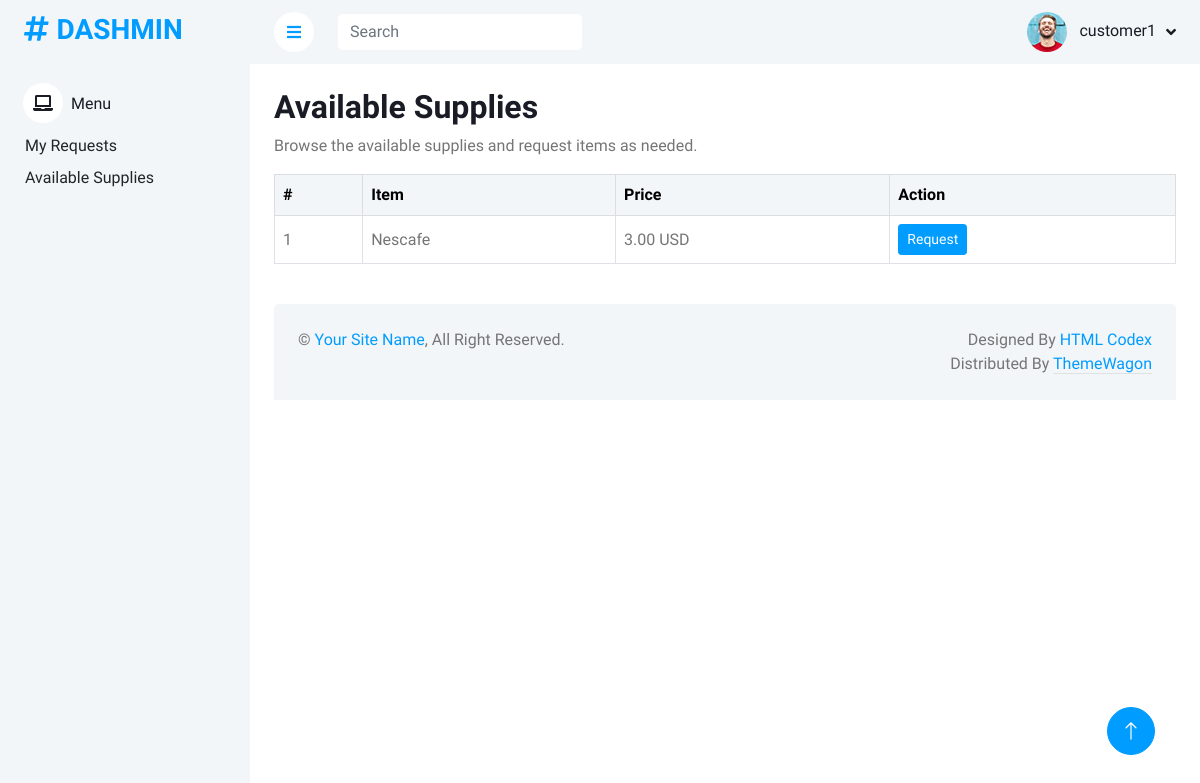
The app's page /customer/supplies/ (signed in), older data.
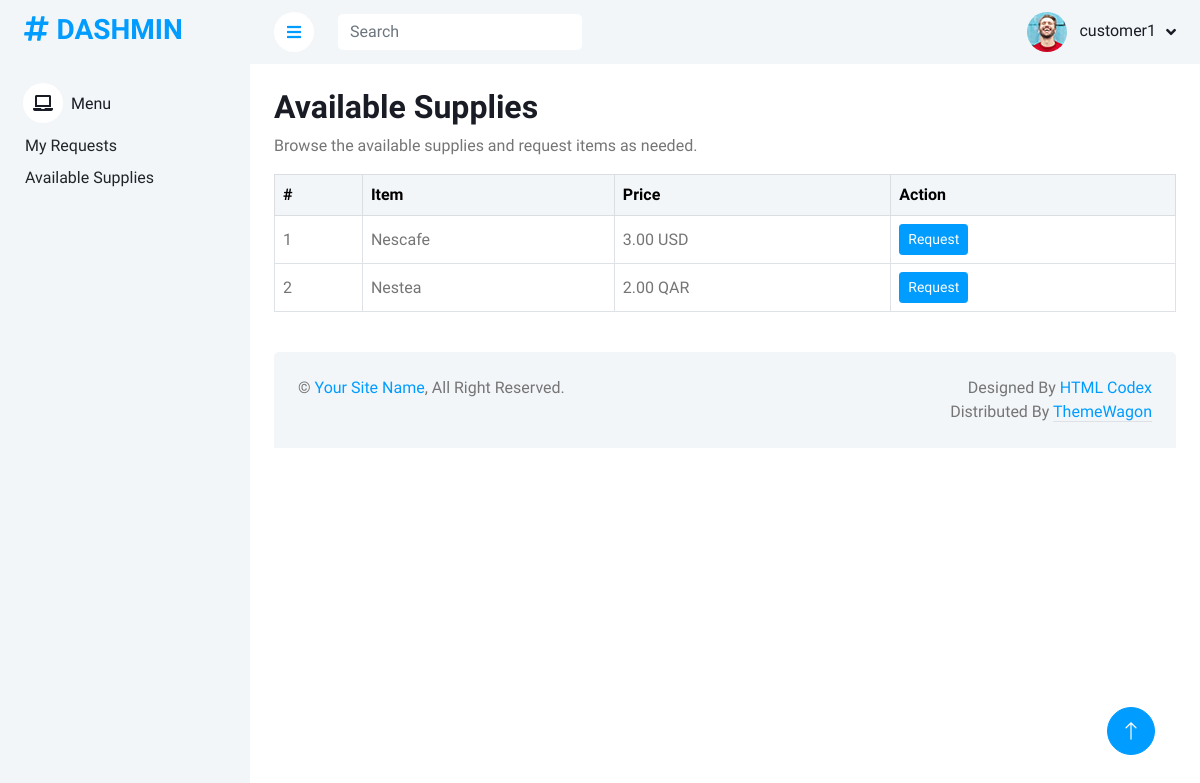
The same page, newer data.
### supply/models.py (models this page shows, shortened)
class SupplyItem(models.Model):
    STATUS_CHOICES = [
        ('active', 'Active'),
        ('inactive', 'Inactive'),
        ('archived', 'Archived'),
    ]
    AVAILABILITY_CHOICES = [
        ('Available', 'Available'),
        ('Low Stock', 'Low in Supply'),
        ('Out of Stock', 'Out of Supply')
    ]
    item_id = models.AutoField(primary_key=True)
    item_name = models.CharField(max_length=200)
    item_code = models.CharField(max_length=100, unique=True)
    category = models.ForeignKey(Category, on_delete=models.SET_NULL, null=True, blank=True)  # Updated field
    description = models.TextField(blank=True)
    quantity_in_stock = models.IntegerField(default=0)
    reorder_level = models.IntegerField(default=0)
    unit_of_measure = models.CharField(max_length=50)
    location = models.CharField(max_length=100, blank=True)
    unit_price = models.DecimalField(max_digits=10, decimal_places=2)
    currency = models.CharField(max_length=10, default='USD')
    supplier = models.ForeignKey(Supplier, on_delete=models.SET_NULL, null=True, blank=True)
    last_purchase_date = models.DateField(null=True, blank=True)
    last_supplier_price = models.DecimalField(max_digits=10, decimal_places=2, null=True, blank=True)
    preferred_supplier = models.BooleanField(default=False)
    added_by = models.ForeignKey(
        settings.AUTH_USER_MODEL, # Use settings
        on_delete=models.SET_NULL,
        null=True,
        blank=True,
        related_name='added_supply_items' # Add related_name
    )
    date_added = models.DateTimeField(auto_now_add=True)
    last_updated = models.DateTimeField(auto_now=True)
    added_by = models.ForeignKey('User', on_delete=models.SET_NULL, null=True, blank=True)
    status = models.CharField(max_length=10, choices=STATUS_CHOICES, default='active')
    availability = models.CharField(choices=AVAILABILITY_CHOICES, default='Available')
    barcode = models.CharField(max_length=100, blank=True)
    image = models.ImageField(upload_to='supply_images/', blank=True, null=True)
    expiration_date = models.DateField(null=True, blank=True)
    tags = models.CharField(max_length=200, blank=True)

### customer/views.py (the view)
# urls.py: path('supplies/', views.AvailableSupplyListView.as_view(), name='available_supplies'),
class AvailableSupplyListView(CustomerAccessMixin, ListView ):
    model = SupplyItem
    template_name = 'customer/available_supply_list.html' # Moved template
    context_object_name = 'available_supplies'
    paginate_by = 20 # Optional pagination
    def get_queryset(self):
        return SupplyItem.objects.filter(status='active', quantity_in_stock__gt=0).order_by('item_name')

### supply/views.py (called while the page is built)
def is_customer(user):
    return user.is_authenticated and user.groups.filter(name='Customer').exists()

    def test_func(self):
        return is_customer(self.request.user)

### customer/templates/customer/available_supply_list.html (shortened to what this page needs)
{% extends "customer/base/base.html" %}
{% block content %}
<div class="container-fluid pt-4 px-4">
    <div class="row">
        <div class="col-12">
            <h2>Available Supplies</h2>
            <p>Browse the available supplies and request items as needed.</p>
        </div>
    </div>
    <div class="row">
        <div class="col-12">
            <div class="table-responsive">
                <table class="table table-bordered table-hover align-middle">
                    <thead class="table-light">
                        <tr>
                            <th>#</th>
                            <th>Item</th>
                            <th>Price</th>
                            <th>Action</th>
                        </tr>
                    </thead>
                    <tbody>
                        {% for supply in available_supplies %}
                        <tr>
                            <td>{{ forloop.counter }}</td>
                            <td>{{ supply.item_name }}</td>
                            <td>{{ supply.unit_price }} {{ supply.currency }}</td>
                            <td>
                                <button class="btn btn-primary btn-sm" data-bs-toggle="modal" data-bs-target="#requestModal"
                                        data-supply-id="{{ supply.item_id }}" data-supply-name="{{ supply.item_name }}">
                                    Request
                                </button>
                            </td>
                        </tr>
                        {% empty %}
                        <tr>
                            <td colspan="4" class="text-center">No available stocks found.</td>
                        </tr>
                        {% endfor %}
                    </tbody>
                </table>
            </div>
        </div>
    </div>
</div>
{% endblock content %}

Row changes from the older to the newer data that the page shows:
added SupplyItem: item_name "Nestea", unit_price "2.00", currency "QAR"
